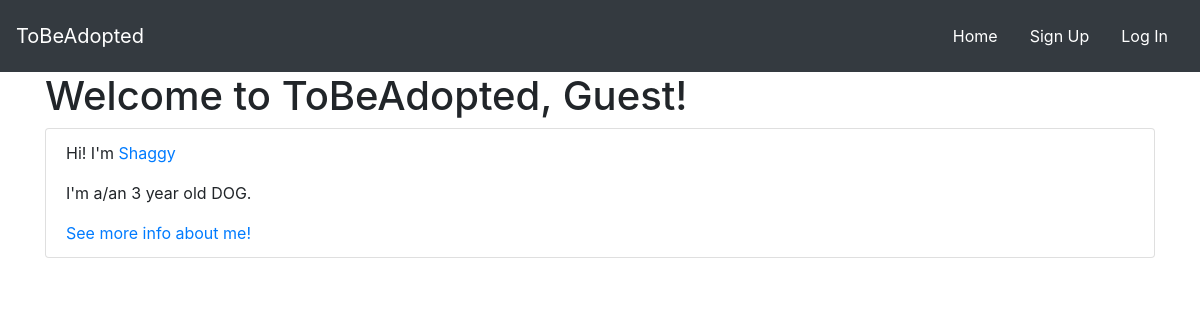
Before: / with the older database file.
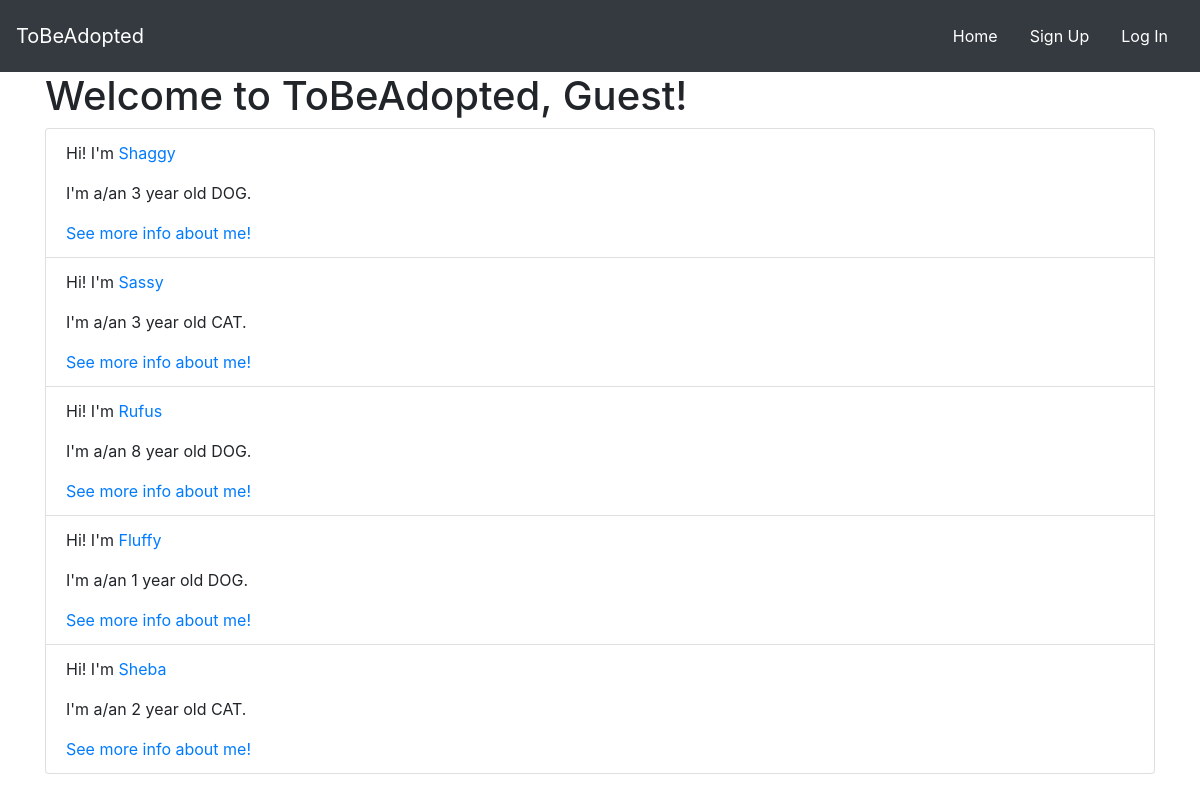
After: the same page with the newer database file.
### pets/models.py (models this page shows, shortened)
class Pet(models.Model):
  PET_CHOICES = [
    ('DOG', 'Dog'),
    ('CAT', 'Cat'),
      ]
  ADOPTION_CHOICES = [
    ('TBA', "To Be Adopted"),
    ('NOA', "Now Officially Adopted"),
      ]
  name = models.CharField(max_length=80)
  age = models.IntegerField()
  pet_type = models.CharField(
      max_length=3, choices=PET_CHOICES, default="DOG")
  post_date = models.DateField(default=timezone.now)
  bio = models.TextField()
  spayed_or_neutered = models.BooleanField(default=False)
  shot_record = models.BooleanField(default=False)
  status = models.CharField(max_length=3, blank=True,
                            choices=ADOPTION_CHOICES, default='TBA')
  pet_image = models.ImageField(blank=False, null=True)
  owner = models.ForeignKey(AUTH_USER_MODEL, related_name='owner', on_delete=models.CASCADE, null=True)

### pets/views.py (the view)
# urls.py: path('', v.index, name='homepage'),
def index(request):
    all_pets = Pet.objects.all()
    return render(request, "homepage.html", {'pets': all_pets})

### templates/homepage.html
{% include 'base.html' %} {% block content %}
<div class="container">
{% if request.user.is_authenticated %}
<h1>Welcome to ToBeAdopted, {{ request.user.display_name}}!</h1>
{% else %}
<h1>Welcome to ToBeAdopted, Guest!</h1>
{% endif %}
<ul class="list-group">
{% for pet in pets %}
    <li class="list-group-item">
        <p>Hi! I'm <a href="/pet/{{pet.id}}/">{{pet.name}}</a></p>
        <p>I'm a/an {{ pet.age }} year old {{pet.pet_type}}.</p>
        <a href="/pet/{{pet.id}}/">See more info about me!</a>
    </li>
{% endfor %}
</ul>
</div>
{% endblock %}

### templates/base.html (shortened to what this page needs)
<!DOCTYPE html>
<html lang="en">
  <head>
    <link
      rel="stylesheet"
      href="https://stackpath.bootstrapcdn.com/bootstrap/4.5.2/css/bootstrap.min.css"
    />
  </head>
  <body>
    <nav class="navbar navbar-dark bg-dark">
      <a class="navbar-brand" href="/">ToBeAdopted</a>
      {% if request.user.is_authenticated %}
      <div class="navbar-text">
        <ul class="nav justify-content-end">
          <li class="nav-item">
            <a class="nav-link" href="/">Home</a>
          </li>
          <li class="nav-item">
            <a class="nav-link" href="#">Notifications</a>
          </li>
          <li class="nav-item">
            <a class="nav-link" href="/user/{{request.user.id}}/">Profile</a>
          </li>
          <li class="nav-item">
            <a class="nav-link" href="/logout/">Log Out</a>
          </li>
        </ul>
      </div>
      {% else %}
      <div class="navbar-text">
        <ul class="nav justify-content-end">
          <li class="nav-item">
            <a class="nav-link" href="/">Home</a>
          </li>
          <li class="nav-item">
            <a class="nav-link" href="/signup/">Sign Up</a>
          </li>
          <li class="nav-item">
            <a class="nav-link" href="/login/">Log In</a>
          </li>
        </ul>
      </div>
      {% endif %}
    </nav>
  </body>
</html>

Changed rows visible on the page:
added Pet: name "Sassy", age "3", pet_type "CAT"
added Pet: name "Rufus", age "8", pet_type "DOG"
added Pet: name "Fluffy", age "1", pet_type "DOG"
added Pet: name "Sheba", age "2", pet_type "CAT"
